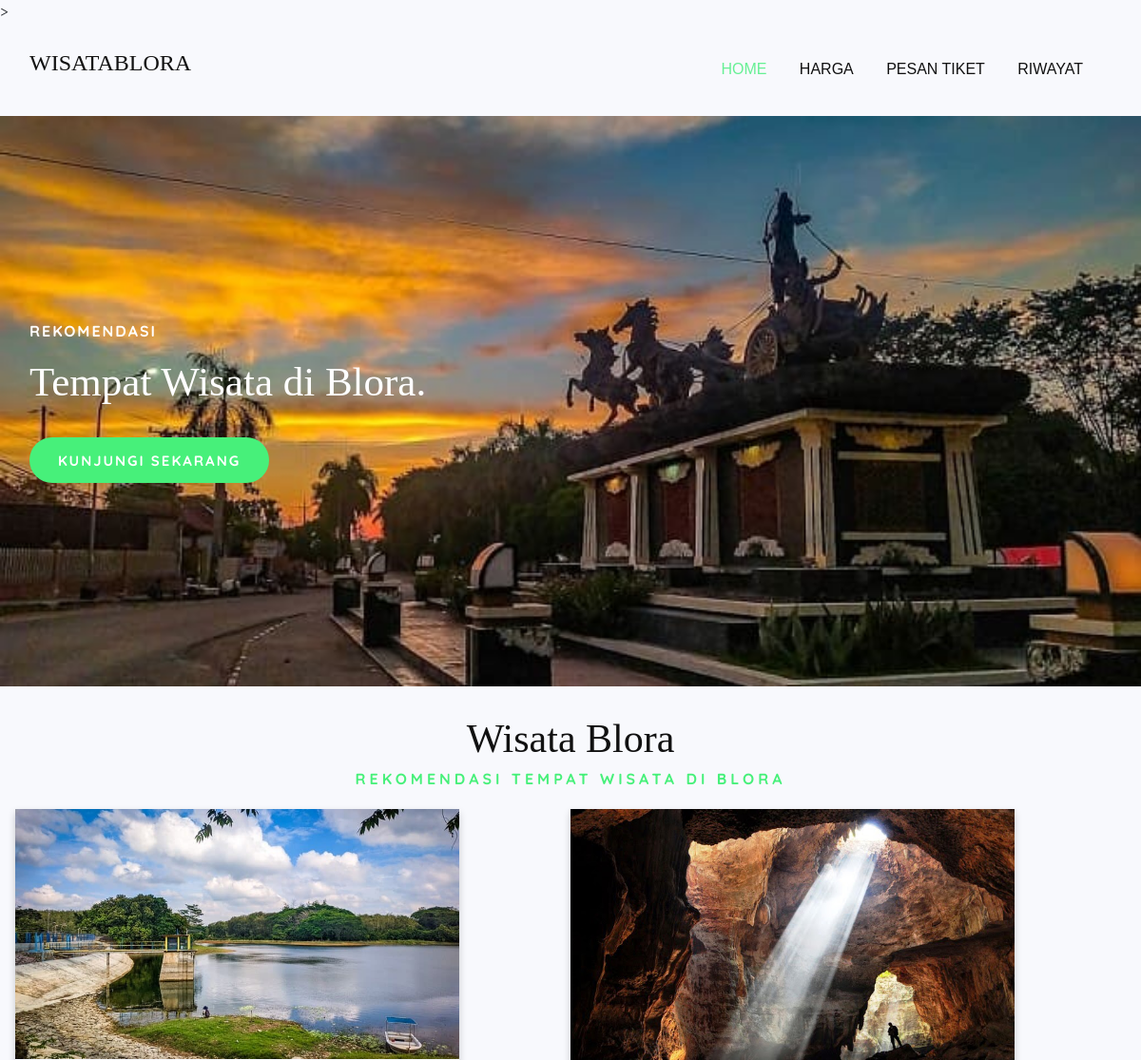
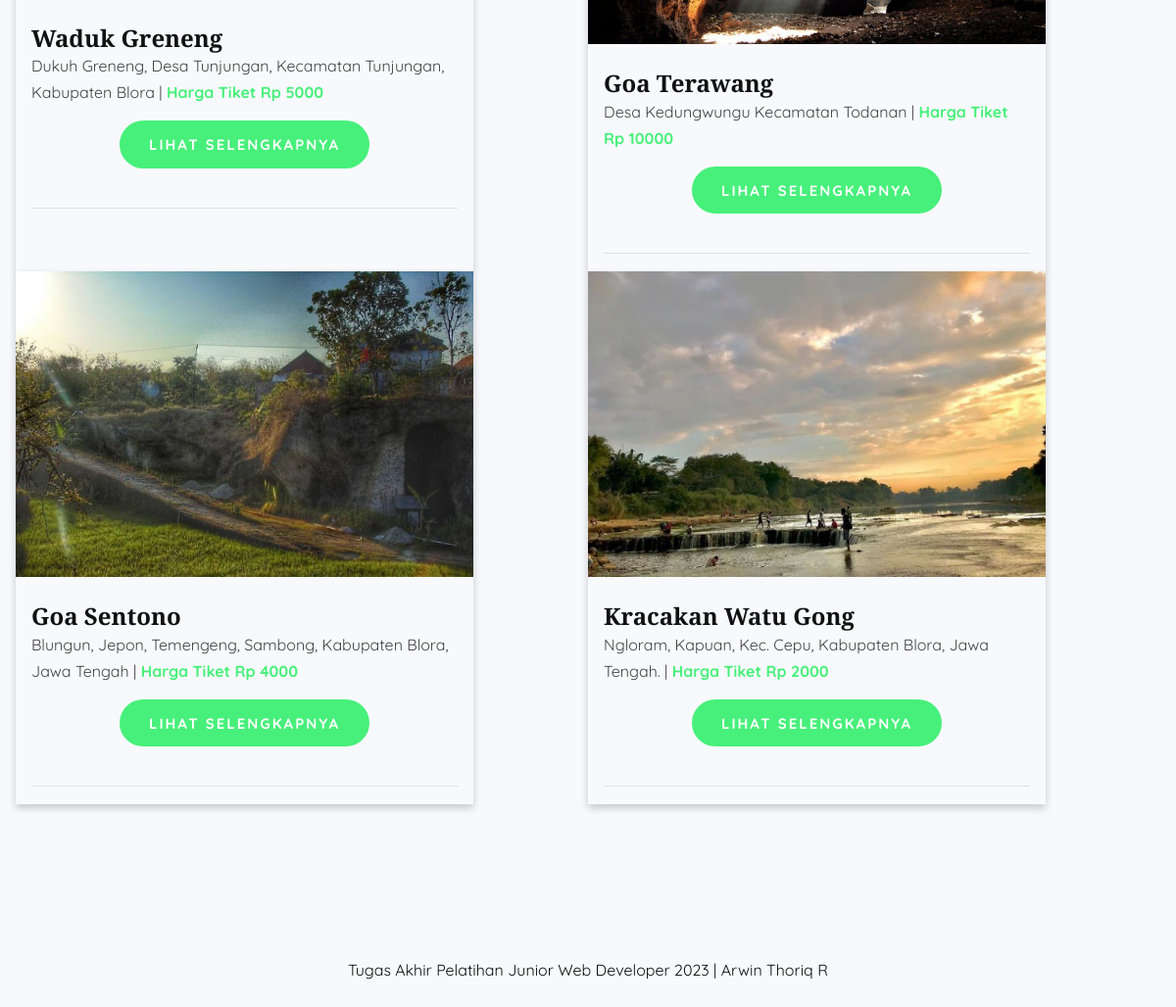
The page / on the database its author committed (2 pictures, top to bottom).
### tables this page shows
CREATE TABLE `wisata` (
  `id` int(11) NOT NULL,
  `nama` varchar(255) NOT NULL,
  `lokasi` varchar(255) NOT NULL,
  `gambar` varchar(255) NOT NULL,
  `harga` int(11) NOT NULL,
  `keterangan` text NOT NULL
);

### index.php (the view, shortened to what this page needs)
<!DOCTYPE html>
<html lang="id">
<head>
	<link href="css/bootstrap.min.css" rel="stylesheet" type="text/css">
	<link href="css/font-awesome.min.css" rel="stylesheet" type="text/css">
	<link href="css/elegant-icons.css" rel="stylesheet" type="text/css">
	<link href="css/magnific-popup.css" rel="stylesheet" type="text/css">
	<link href="css/nice-select.css" rel="stylesheet" type="text/css">
	<link href="css/owl.carousel.min.css" rel="stylesheet" type="text/css">
	<link href="css/slicknav.min.css" rel="stylesheet" type="text/css">
	<link href="css/style.css" rel="stylesheet" type="text/css">
	<link href="css/jquery.dataTables.min.css" rel="stylesheet" type="text/css">
</head>
<body style="background-color: #f8f9fd;">
	&gt;
	<header class="header">
		<div class="container">
			<div class="row">
				<div class="col-lg-2">
					<div class="header__logo">
						<h4>WISATABLORA</h4>
					</div>
				</div>
				<div class="col-lg-10">
					<div class="header__options">
						<nav class="header__menu mobile-menu">
							<ul>
								<li class="active">
									<a href="index.php">Home</a>
								</li>
								<li>
									<a href="harga.php">Harga</a>
								</li>
								<li>
									<a href="tiket.php">Pesan Tiket</a>
								</li>
								<li>
									<a href="riwayat.php">Riwayat</a>
								</li>
							</ul>
						</nav>
					</div>
				</div>
			</div>
		</div>
	</header>
	<section class="hero">
		<div class="hero__slider owl-carousel">
			<div class="hero__items set-bg" data-setbg="img/Patung-Arjuna-Wiwaha-Cepu.jpeg">
				<div class="container">
					<div class="row">
						<div class="col-lg-5">
							<div class="hero__text">
								<span style="color: #ffffff;">Rekomendasi</span>
								<h2 style="color: #ffffff;">Tempat Wisata di Blora.</h2><a class="primary-btn" href="harga.php">Kunjungi Sekarang</a>
							</div>
						</div>
					</div>
				</div>
			</div>
		</div>
	</section>
	<section class="arrival spad">
		<div class="container">
			<div class="row">
				<div class="col-lg-12 text-center">
					<div class="section-title">
						<br>
						<h2>Wisata Blora</h2><span style="color:#47f07a;">Rekomendasi Tempat Wisata di Blora</span>
					</div>
				</div>
			</div>
			<div class="row product__filter">
				<?php
					include "koneksi.php";
					$query = mysqli_query($kon, 'SELECT * FROM wisata');
					$result = array();
					while ($data = mysqli_fetch_array($query)) {
						$result[] = $data;
					}
					foreach ($result as $value){
				?>
				<div class="card">
					<?php echo "<img src='img/".$value['gambar']."' alt='Avatar' style='width:100%'>";?>
					<div class="container">
						<br>
						<h4><b><?php  echo $value['nama']?></b></h4>
						<p><?php  echo $value['lokasi']?> | <b style="color:#47f07a;">Harga Tiket Rp <?php  echo $value['harga']?></b></p>
						<center>
							<a class="primary-btn" href="detail.php?id=<?=$value['id']?>">Lihat Selengkapnya</a>
						</center><br>
						<hr>
					</div>
				</div>
				<?php } ?>
			</div>
		</div>
	</section>
	<footer class="footer">
		<div class="container">
			<div class="footer__copyright">
				<div class="row">
					<div class="col-lg-12 text-center">
						<p>Tugas Akhir Pelatihan Junior Web Developer 2023 | Arwin Thoriq R</p>
					</div>
				</div>
			</div>
		</div>
	</footer>
</body>
</html>

### css/style.css (style rules this page uses)
html, body { height: 100%; font-family: "Quicksand", sans-serif; -webkit-font-smoothing: antialiased; }
h1, h2, h3, h4, h5, h6 { margin: 0; color: #111111; font-weight: 400; font-family: "Libre Baskerville", serif; }
h2 { font-size: 36px; }
h4 { font-size: 24px; }
p { font-size: 16px; font-family: "Quicksand", sans-serif; color: #444444; font-weight: 400; line-height: 27px; margin: 0 0 15px 0; }
img { max-width: 100%; }
ul, ol { padding: 0; margin: 0; }
.section-title { margin-bottom: 45px; }
.section-title span { color: #f45d96; font-size: 16px; font-weight: 700; text-transform: uppercase; letter-spacing: 4px; display: block; margin-bottom: 8px; }
.section-title h2 { font-size: 42px; color: #111111; line-height: 1.4; }
.set-bg { background-repeat: no-repeat; background-size: cover; background-position: top center; }
.spad { padding-top: 100px; padding-bottom: 100px; }
.primary-btn { display: inline-block; font-size: 15px; color: #ffffff; font-weight: 700; letter-spacing: 2px; text-transform: uppercase; background: #47f07a; padding: 14px 30px 12px; border-radius: 50px; }
.header__logo { padding: 26px 0 30px; }
.header__options { padding: 32px 0; text-align: right; }
.header__menu { display: inline-block; margin-right: 65px; }
.header__menu ul li { list-style: none; display: inline-block; margin-right: 40px; position: relative; }
.header__menu ul li.active a { color: #66f094; }
.header__menu ul li:last-child { margin-right: 0; }
.header__menu ul li a { font-size: 16px; font-family: "Oswald", sans-serif; color: #111111; display: block; font-weight: 500; padding: 3px 0; text-transform: uppercase; -webkit-transition: all, 0.3s; -o-transition: all, 0.3s; transition: all, 0.3s; }
.hero__text span { font-size: 16px; color: #111111; font-weight: 700; text-transform: uppercase; letter-spacing: 2px; display: block; margin-bottom: 12px; position: relative; top: 100px; -webkit-transition: all, 0.2s; -o-transition: all, 0.2s; transition: all, 0.2s; opacity: 0; }
.hero__text h2 { color: #111111; font-size: 43px; line-height: 60px; margin-bottom: 28px; position: relative; top: 100px; -webkit-transition: all, 0.4s; -o-transition: all, 0.4s; transition: all, 0.4s; opacity: 0; }
.hero__text .primary-btn { position: relative; top: 100px; -webkit-transition: all, 0.6s; -o-transition: all, 0.6s; transition: all, 0.6s; opacity: 0; }
.hero__items { height: 600px; display: -webkit-box; display: -ms-flexbox; display: flex; -webkit-box-align: center; -ms-flex-align: center; align-items: center; }
.hero__slider.owl-carousel .owl-item.active .hero__text span { top: 0; opacity: 1; }
.hero__slider.owl-carousel .owl-item.active .hero__text h2 { top: 0; opacity: 1; }
.hero__slider.owl-carousel .owl-item.active .hero__text .primary-btn { top: 0; opacity: 1; }
.footer { padding-top: 30px; }
.footer__copyright { padding: 22px 0 22px; }
.footer__copyright p { color: #111111; margin-bottom: 0; }
.arrival { padding-top: 0; }
.arrival .section-title { margin-bottom: 20px; }
@media only screen and (min-width: 1200px) { .container { max-width: 1170px; } }
@media only screen and (min-width: 1200px) and (max-width: 1449px) { .header__menu { margin-right: 30px; } }
@media only screen and (min-width: 1200px) and (max-width: 1449px) { .header__menu ul li { margin-right: 30px; } }

### index.php (style rules this page uses)
.card { box-shadow: 0 4px 8px 0 rgba(0,0,0,0.2); transition: 0.3s; width: 40%; }
.container { padding: 2px 16px; }

### rows shown on the page
wisata: gambar (picture), nama "Waduk Greneng", lokasi "Dukuh Greneng, Desa Tunjungan, Kecamatan Tunjungan, Kabupaten Blora", harga "5000"
wisata: gambar (picture), nama "Goa Terawang", lokasi "Desa Kedungwungu Kecamatan Todanan", harga "10000"
wisata: gambar (picture), nama "Goa Sentono", lokasi "Blungun, Jepon, Temengeng, Sambong, Kabupaten Blora, Jawa Tengah", harga "4000"
wisata: gambar (picture), nama "Kracakan Watu Gong", lokasi "Ngloram, Kapuan, Kec. Cepu, Kabupaten Blora, Jawa Tengah.", harga "2000"
